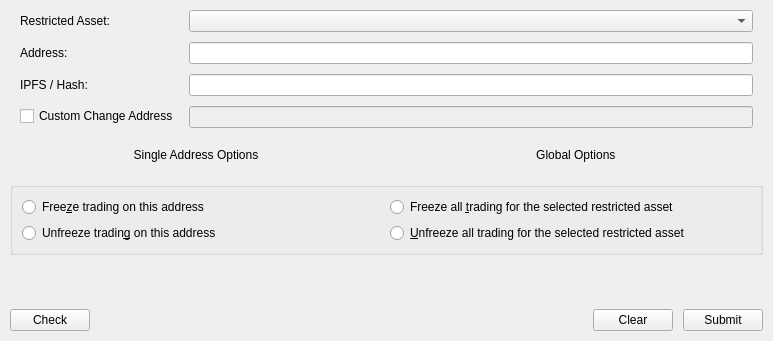
<?xml version="1.0" encoding="UTF-8"?>
<ui version="4.0">
 <class>FreezeAddress</class>
 <widget class="QWidget" name="FreezeAddress">
  <property name="geometry">
   <rect>
    <x>0</x>
    <y>0</y>
    <width>773</width>
    <height>341</height>
   </rect>
  </property>
  <property name="windowTitle">
   <string>Frame</string>
  </property>
  <layout class="QVBoxLayout" name="verticalLayout_2">
   <property name="spacing">
    <number>10</number>
   </property>
   <property name="leftMargin">
    <number>10</number>
   </property>
   <property name="topMargin">
    <number>10</number>
   </property>
   <property name="rightMargin">
    <number>10</number>
   </property>
   <property name="bottomMargin">
    <number>10</number>
   </property>
   <item>
    <layout class="QFormLayout" name="formLayout_2">
     <property name="horizontalSpacing">
      <number>10</number>
     </property>
     <property name="verticalSpacing">
      <number>10</number>
     </property>
     <property name="leftMargin">
      <number>10</number>
     </property>
     <property name="rightMargin">
      <number>10</number>
     </property>
     <item row="1" column="0">
      <widget class="QLabel" name="labelRestricted">
       <property name="text">
        <string>Restricted Asset:</string>
       </property>
      </widget>
     </item>
     <item row="3" column="0">
      <widget class="QLabel" name="labelAddress">
       <property name="text">
        <string>Address:</string>
       </property>
      </widget>
     </item>
     <item row="3" column="1">
      <widget class="QValidatedLineEdit" name="lineEditAddress">
       <property name="maxLength">
        <number>50</number>
       </property>
      </widget>
     </item>
     <item row="5" column="0">
      <widget class="QCheckBox" name="checkBoxChangeAddress">
       <property name="text">
        <string>Custom Change Address</string>
       </property>
      </widget>
     </item>
     <item row="5" column="1">
      <widget class="QLineEdit" name="lineEditChangeAddress">
       <property name="enabled">
        <bool>false</bool>
       </property>
       <property name="maxLength">
        <number>50</number>
       </property>
      </widget>
     </item>
     <item row="1" column="1">
      <widget class="QComboBox" name="assetComboBox"/>
     </item>
     <item row="4" column="0">
      <widget class="QLabel" name="labelAssetData">
       <property name="text">
        <string>IPFS / Hash:</string>
       </property>
      </widget>
     </item>
     <item row="4" column="1">
      <widget class="QLineEdit" name="lineEditAssetData"/>
     </item>
    </layout>
   </item>
   <item>
    <layout class="QHBoxLayout" name="horizontalLayout">
     <item>
      <widget class="QLabel" name="labelAddress_2">
       <property name="text">
        <string>Single Address Options</string>
       </property>
       <property name="alignment">
        <set>Qt::AlignCenter</set>
       </property>
      </widget>
     </item>
     <item>
      <widget class="QLabel" name="labelGlobal">
       <property name="text">
        <string>Global Options </string>
       </property>
       <property name="alignment">
        <set>Qt::AlignCenter</set>
       </property>
      </widget>
     </item>
    </layout>
   </item>
   <item>
    <layout class="QHBoxLayout" name="horizontalLayout_3">
     <item>
      <widget class="QGroupBox" name="groupBoxFreezeOptions">
       <property name="title">
        <string/>
       </property>
       <layout class="QVBoxLayout" name="verticalLayout_5">
        <item>
         <layout class="QHBoxLayout" name="horizontalLayout_4">
          <item>
           <layout class="QVBoxLayout" name="verticalLayout">
            <item>
             <widget class="QRadioButton" name="radioButtonFreezeAddress">
              <property name="text">
               <string>Free&amp;ze trading on this address</string>
              </property>
             </widget>
            </item>
            <item>
             <widget class="QRadioButton" name="radioButtonUnfreezeAddress">
              <property name="text">
               <string>Unfreeze tradin&amp;g on this address</string>
              </property>
             </widget>
            </item>
           </layout>
          </item>
          <item>
           <layout class="QVBoxLayout" name="verticalLayout_3">
            <item>
             <widget class="QRadioButton" name="radioButtonGlobalFreeze">
              <property name="text">
               <string>Freeze all &amp;trading for the selected restricted asset</string>
              </property>
             </widget>
            </item>
            <item>
             <widget class="QRadioButton" name="radioButtonGlobalUnfreeze">
              <property name="text">
               <string>&amp;Unfreeze all trading for the selected restricted asset</string>
              </property>
             </widget>
            </item>
           </layout>
          </item>
         </layout>
        </item>
       </layout>
      </widget>
     </item>
    </layout>
   </item>
   <item>
    <widget class="QLabel" name="labelWarning">
     <property name="text">
      <string/>
     </property>
    </widget>
   </item>
   <item>
    <layout class="QHBoxLayout" name="horizontalLayout_2">
     <item>
      <widget class="QPushButton" name="buttonCheck">
       <property name="text">
        <string>Check</string>
       </property>
      </widget>
     </item>
     <item>
      <spacer name="horizontalSpacer_3">
       <property name="orientation">
        <enum>Qt::Horizontal</enum>
       </property>
       <property name="sizeHint" stdset="0">
        <size>
         <width>40</width>
         <height>20</height>
        </size>
       </property>
      </spacer>
     </item>
     <item>
      <widget class="QPushButton" name="buttonClear">
       <property name="text">
        <string>Clear</string>
       </property>
      </widget>
     </item>
     <item>
      <widget class="QPushButton" name="buttonSubmit">
       <property name="text">
        <string>Submit</string>
       </property>
      </widget>
     </item>
    </layout>
   </item>
  </layout>
 </widget>
 <customwidgets>
  <customwidget>
   <class>QValidatedLineEdit</class>
   <extends>QLineEdit</extends>
   <header>qt/qvalidatedlineedit.h</header>
  </customwidget>
 </customwidgets>
 <resources/>
 <connections/>
</ui>
